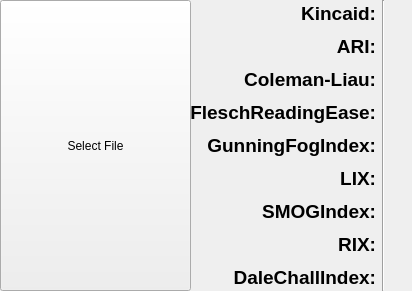
<?xml version="1.0" encoding="UTF-8"?>
<ui version="4.0">
 <class>MainWindow</class>
 <widget class="QMainWindow" name="MainWindow">
  <property name="geometry">
   <rect>
    <x>0</x>
    <y>0</y>
    <width>412</width>
    <height>291</height>
   </rect>
  </property>
  <property name="windowTitle">
   <string>MainWindow</string>
  </property>
  <widget class="QWidget" name="centralwidget">
   <widget class="QPushButton" name="selectFileButton">
    <property name="geometry">
     <rect>
      <x>0</x>
      <y>0</y>
      <width>191</width>
      <height>291</height>
     </rect>
    </property>
    <property name="text">
     <string>Select File</string>
    </property>
   </widget>
   <widget class="QWidget" name="layoutWidget">
    <property name="geometry">
     <rect>
      <x>190</x>
      <y>0</y>
      <width>217</width>
      <height>291</height>
     </rect>
    </property>
    <layout class="QHBoxLayout" name="horizontalLayout">
     <item>
      <layout class="QVBoxLayout" name="verticalLayout">
       <item>
        <widget class="QLabel" name="label">
         <property name="text">
          <string>&lt;html&gt;&lt;head/&gt;&lt;body&gt;&lt;p align=&quot;right&quot;&gt;&lt;span style=&quot; font-size:14pt; font-weight:600;&quot;&gt;Kincaid:&lt;/span&gt;&lt;/p&gt;&lt;/body&gt;&lt;/html&gt;</string>
         </property>
        </widget>
       </item>
       <item>
        <widget class="QLabel" name="label_2">
         <property name="text">
          <string>&lt;html&gt;&lt;head/&gt;&lt;body&gt;&lt;p align=&quot;right&quot;&gt;&lt;span style=&quot; font-size:14pt; font-weight:600;&quot;&gt;ARI:&lt;/span&gt;&lt;/p&gt;&lt;/body&gt;&lt;/html&gt;</string>
         </property>
        </widget>
       </item>
       <item>
        <widget class="QLabel" name="label_5">
         <property name="text">
          <string>&lt;html&gt;&lt;head/&gt;&lt;body&gt;&lt;p align=&quot;right&quot;&gt;&lt;span style=&quot; font-size:14pt; font-weight:600;&quot;&gt;Coleman-Liau:&lt;/span&gt;&lt;/p&gt;&lt;/body&gt;&lt;/html&gt;</string>
         </property>
        </widget>
       </item>
       <item>
        <widget class="QLabel" name="label_9">
         <property name="text">
          <string>&lt;html&gt;&lt;head/&gt;&lt;body&gt;&lt;p align=&quot;right&quot;&gt;&lt;span style=&quot; font-size:14pt; font-weight:600;&quot;&gt;FleschReadingEase:&lt;/span&gt;&lt;/p&gt;&lt;/body&gt;&lt;/html&gt;</string>
         </property>
        </widget>
       </item>
       <item>
        <widget class="QLabel" name="label_3">
         <property name="text">
          <string>&lt;html&gt;&lt;head/&gt;&lt;body&gt;&lt;p align=&quot;right&quot;&gt;&lt;span style=&quot; font-size:14pt; font-weight:600;&quot;&gt;GunningFogIndex:&lt;/span&gt;&lt;/p&gt;&lt;/body&gt;&lt;/html&gt;</string>
         </property>
        </widget>
       </item>
       <item>
        <widget class="QLabel" name="label_6">
         <property name="text">
          <string>&lt;html&gt;&lt;head/&gt;&lt;body&gt;&lt;p align=&quot;right&quot;&gt;&lt;span style=&quot; font-size:14pt; font-weight:600;&quot;&gt;LIX:&lt;/span&gt;&lt;/p&gt;&lt;/body&gt;&lt;/html&gt;</string>
         </property>
        </widget>
       </item>
       <item>
        <widget class="QLabel" name="label_4">
         <property name="text">
          <string>&lt;html&gt;&lt;head/&gt;&lt;body&gt;&lt;p align=&quot;right&quot;&gt;&lt;span style=&quot; font-size:14pt; font-weight:600;&quot;&gt;SMOGIndex:&lt;/span&gt;&lt;/p&gt;&lt;/body&gt;&lt;/html&gt;</string>
         </property>
        </widget>
       </item>
       <item>
        <widget class="QLabel" name="label_7">
         <property name="text">
          <string>&lt;html&gt;&lt;head/&gt;&lt;body&gt;&lt;p align=&quot;right&quot;&gt;&lt;span style=&quot; font-size:14pt; font-weight:600;&quot;&gt;RIX:&lt;/span&gt;&lt;/p&gt;&lt;/body&gt;&lt;/html&gt;</string>
         </property>
        </widget>
       </item>
       <item>
        <widget class="QLabel" name="label_8">
         <property name="text">
          <string>&lt;html&gt;&lt;head/&gt;&lt;body&gt;&lt;p align=&quot;right&quot;&gt;&lt;span style=&quot; font-size:14pt; font-weight:600;&quot;&gt;DaleChallIndex:&lt;/span&gt;&lt;/p&gt;&lt;/body&gt;&lt;/html&gt;</string>
         </property>
        </widget>
       </item>
      </layout>
     </item>
     <item>
      <widget class="Line" name="line">
       <property name="orientation">
        <enum>Qt::Vertical</enum>
       </property>
      </widget>
     </item>
     <item>
      <layout class="QVBoxLayout" name="verticalLayout_2">
       <item>
        <widget class="QLabel" name="kincaid">
         <property name="text">
          <string>&lt;html&gt;&lt;head/&gt;&lt;body&gt;&lt;p&gt;&lt;span style=&quot; font-size:14pt;&quot;&gt;&lt;/span&gt;&lt;/p&gt;&lt;/body&gt;&lt;/html&gt;</string>
         </property>
        </widget>
       </item>
       <item>
        <widget class="QLabel" name="ari">
         <property name="text">
          <string>&lt;html&gt;&lt;head/&gt;&lt;body&gt;&lt;p&gt;&lt;span style=&quot; font-size:14pt;&quot;&gt;&lt;/span&gt;&lt;/p&gt;&lt;/body&gt;&lt;/html&gt;</string>
         </property>
        </widget>
       </item>
       <item>
        <widget class="QLabel" name="coleman">
         <property name="text">
          <string>&lt;html&gt;&lt;head/&gt;&lt;body&gt;&lt;p&gt;&lt;span style=&quot; font-size:14pt;&quot;&gt;&lt;/span&gt;&lt;/p&gt;&lt;/body&gt;&lt;/html&gt;</string>
         </property>
        </widget>
       </item>
       <item>
        <widget class="QLabel" name="flesh">
         <property name="text">
          <string>&lt;html&gt;&lt;head/&gt;&lt;body&gt;&lt;p&gt;&lt;span style=&quot; font-size:14pt;&quot;&gt;&lt;/span&gt;&lt;/p&gt;&lt;/body&gt;&lt;/html&gt;</string>
         </property>
        </widget>
       </item>
       <item>
        <widget class="QLabel" name="gunning">
         <property name="text">
          <string>&lt;html&gt;&lt;head/&gt;&lt;body&gt;&lt;p&gt;&lt;span style=&quot; font-size:14pt;&quot;&gt;&lt;/span&gt;&lt;/p&gt;&lt;/body&gt;&lt;/html&gt;</string>
         </property>
        </widget>
       </item>
       <item>
        <widget class="QLabel" name="lix">
         <property name="text">
          <string>&lt;html&gt;&lt;head/&gt;&lt;body&gt;&lt;p&gt;&lt;span style=&quot; font-size:14pt;&quot;&gt;&lt;/span&gt;&lt;/p&gt;&lt;/body&gt;&lt;/html&gt;</string>
         </property>
        </widget>
       </item>
       <item>
        <widget class="QLabel" name="smog">
         <property name="text">
          <string>&lt;html&gt;&lt;head/&gt;&lt;body&gt;&lt;p&gt;&lt;span style=&quot; font-size:14pt;&quot;&gt;&lt;/span&gt;&lt;/p&gt;&lt;/body&gt;&lt;/html&gt;</string>
         </property>
        </widget>
       </item>
       <item>
        <widget class="QLabel" name="rix">
         <property name="text">
          <string>&lt;html&gt;&lt;head/&gt;&lt;body&gt;&lt;p&gt;&lt;span style=&quot; font-size:14pt;&quot;&gt;&lt;/span&gt;&lt;/p&gt;&lt;/body&gt;&lt;/html&gt;</string>
         </property>
        </widget>
       </item>
       <item>
        <widget class="QLabel" name="dale">
         <property name="text">
          <string>&lt;html&gt;&lt;head/&gt;&lt;body&gt;&lt;p&gt;&lt;span style=&quot; font-size:14pt;&quot;&gt;&lt;/span&gt;&lt;/p&gt;&lt;/body&gt;&lt;/html&gt;</string>
         </property>
        </widget>
       </item>
      </layout>
     </item>
    </layout>
   </widget>
  </widget>
 </widget>
 <resources/>
 <connections/>
</ui>
